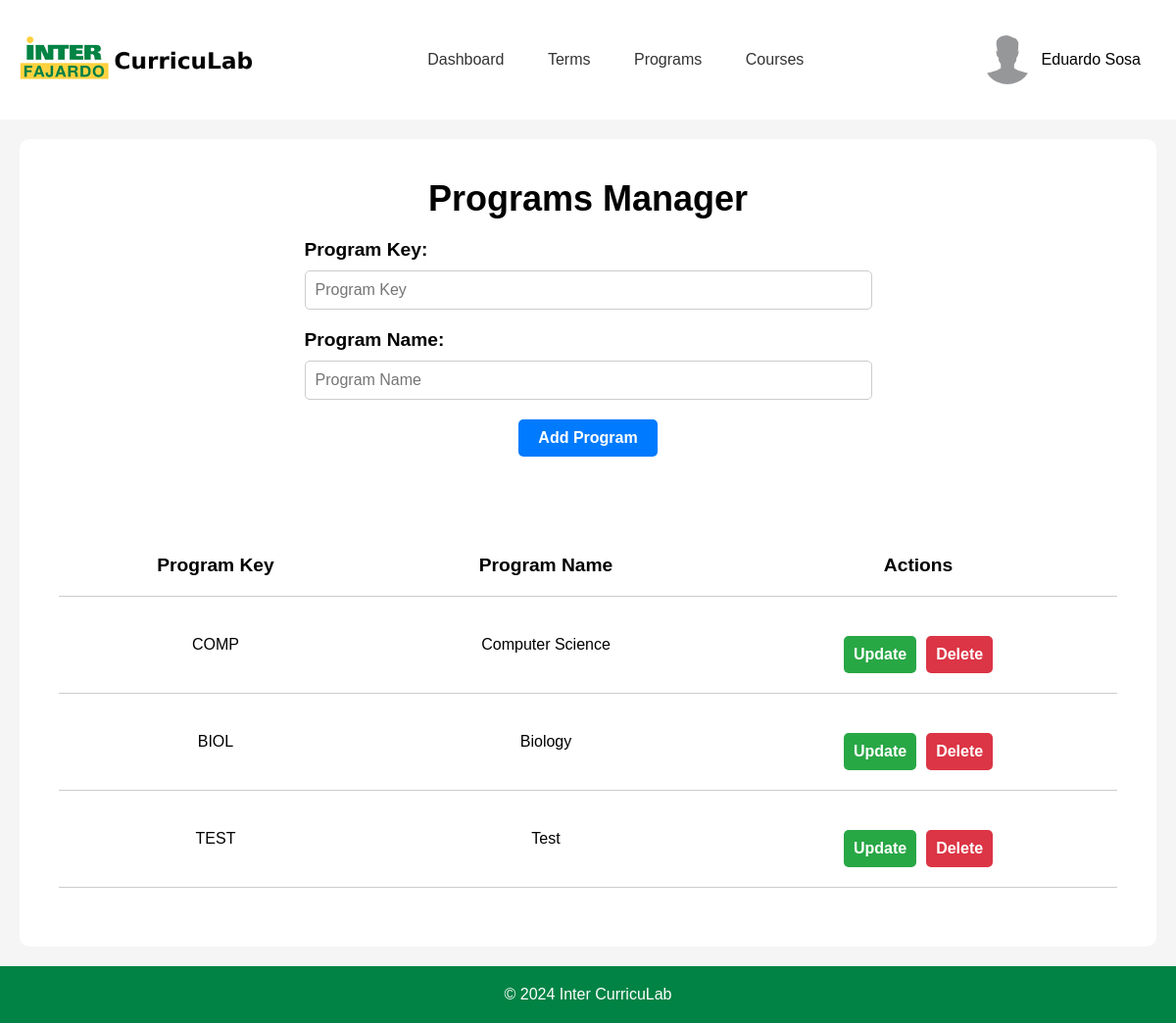
The app's page /templates/adminPages/adminPrograms.php (signed in), older data.
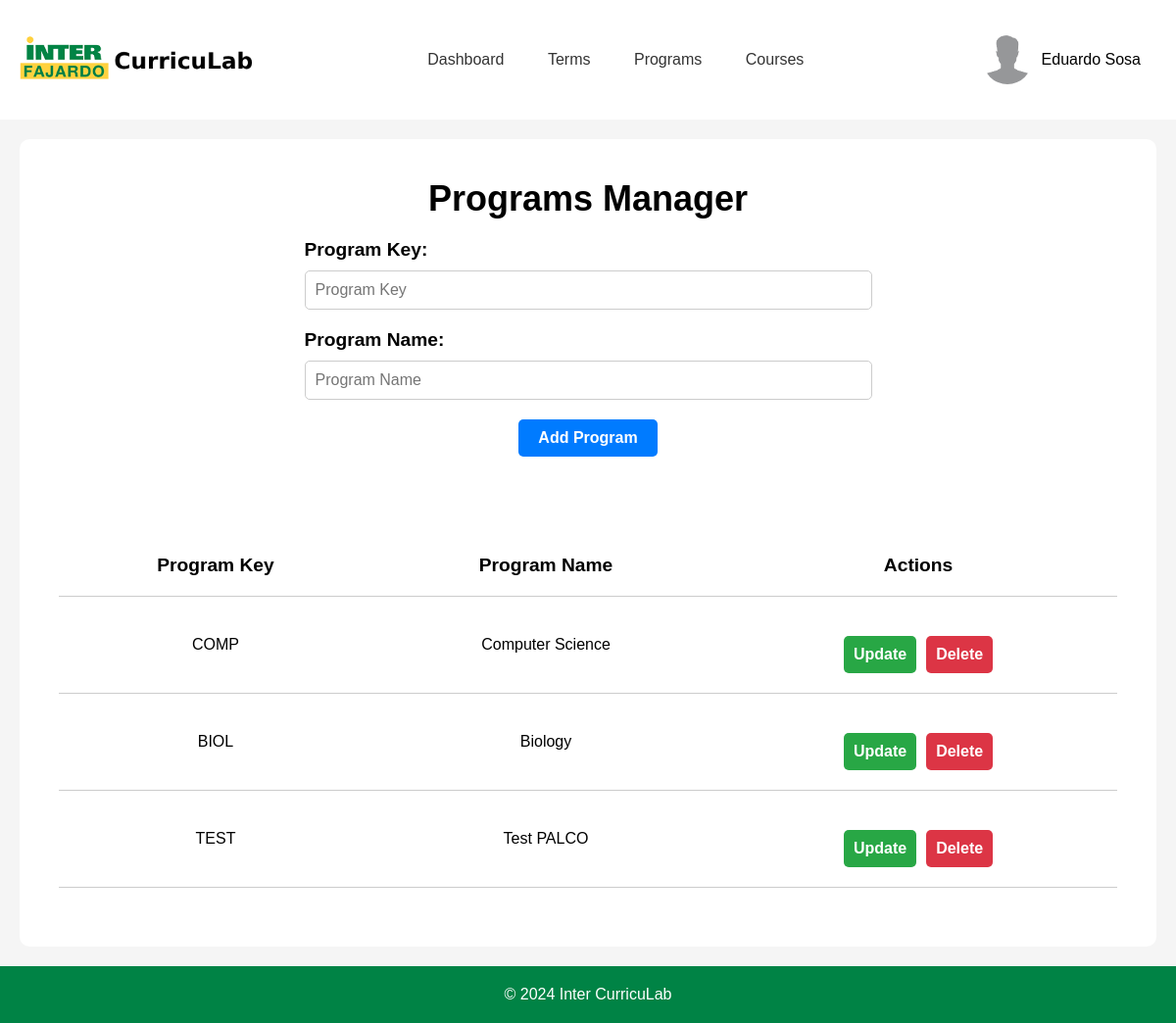
The same page, newer data.
### tables this page shows
CREATE TABLE "program" (
	"ProgramID"	INTEGER NOT NULL UNIQUE,
	"ProgramKey"	TEXT UNIQUE,
	"ProgramName"	TEXT,
	PRIMARY KEY("ProgramID" AUTOINCREMENT)
);

### templates/adminPages/adminPrograms.php (the view, shortened to what this page needs)
<?php
$config = require_once '../../backend/php/config.php';
if (!isset($_SESSION['email'])) {
    header('Location: ../index.php');
    exit;
} else {
    if ($config['db']['type'] === 'sqlite') {
        $db = new SQLite3($config['db']['sqlite']['path']);
    } elseif ($config['db']['type'] === 'mysql') {
        $dsn = "mysql:host={$config['db']['mysql']['host']};dbname={$config['db']['mysql']['dbname']}";
        $db = new PDO($dsn, $config['db']['mysql']['username'], $config['db']['mysql']['password']);
    }
    $stmt = $db->prepare('SELECT * FROM program');
    $result = $stmt->execute();
    $programs = $result->fetchArray(SQLITE3_ASSOC);
    $programs = [];
    if (isset($_POST['sort'])) {
        $programs = sortTable();
    } else {
        $stmt = $db->prepare('SELECT * FROM program');
        $result = $stmt->execute();
        $programs = fetchAllRows($result);
    }
}
function fetchAllRows($result) {
    $rows = [];
    while ($row = $result->fetchArray(SQLITE3_ASSOC)) {
        $rows[] = $row;
    }
    return $rows;
}
?>
<!DOCTYPE html>
<html lang="en">
<head>
    <link rel="stylesheet" href="../../static/css/headerFooter.css">
    <link rel="stylesheet" href="../../static/css/adminPrograms.css">
</head>
<body>
    <div id="headerNav">
        <div class="logo">
            <a href="adminDashboard.php">
                <img src="../../static/img/inter-logo-full.png" alt="Inter CurricuLab">
            </a>
        </div>
        <nav>
            <a href="adminDashboard.php">Dashboard</a>
            <a href="adminTerms.php">Terms</a>
            <a href="#">Programs</a>
            <div class="dropdown">
                <a href="adminCourses.php">Courses</a>
            </div>
        </nav>
        <div class="userBox">
            <button onclick="myFunction()" class="userDropdownButton">
                <img src="../../static/img/userProfile.jpg" alt="User" >
                <?php
                echo $_SESSION['firstName'] . ' ' . $_SESSION['lastName'];
                ?>
            </button>
        </div>
    </div>
    <div id="container">
        <div class="container-upperBox">
            <div class="programsForm">
                <div class="header">
                    <h2>Programs Manager</h2>
                </div>
                <div class="form-container">
                    <form method="POST">
                        <div class="inputBox">
                            <label for="programKey">Program Key:</label>
                            <input type="text" name="programKey" id="programKey" placeholder="Program Key" required>
                        </div>
                        <div class="inputBox">
                            <label for="programName">Program Name:</label>
                            <input type="text" name="programName" id="programName" placeholder="Program Name" required>
                        </div>
                        <div class="inputBox">
                            <button type="submit">Add Program</button>
                        </div>
                    </form>
                </div>
            </div>
            <div class="programsTable">
                <table>
                    <tr>
                        <th>
                            <form method="POST">
                                <button type="submit" name="sort" value="ProgramKey">Program Key</button>
                            </form>
                        </th>
                        <th>
                            <form method="POST">
                                <button type="submit" name="sort" value="ProgramName">Program Name</button>
                            </form>
                        </th>
                        <th>Actions</th>
                    </tr>
                    <?php
                    foreach ($programs as $row) {
                        echo '<tr>';
                        echo '<td>' . htmlspecialchars($row['ProgramKey'] ?? '') . '</td>';
                        echo '<td>' . htmlspecialchars($row['ProgramName'] ?? '') . '</td>';
                        echo '<td>';
                        ?>
                        <div class="actionButtons">
                            <button class="updateButton">Update</button>
                            <form method="POST">
                                <button class="deleteButton" type="submit">Delete</button>
                            </form>
                        </div>
                        <?php
                        echo '</td>';
                        echo '</tr>';
                    }
                    ?>
                </table>
            </div>
        </div>
    </div>
    <footer>
        <p>&copy; 2024 Inter CurricuLab</p>
    </footer>
</body>
</html>

Row changes from the older to the newer data that the page shows:
changed program "TEST": ProgramName "Test" → "Test PALCO"
